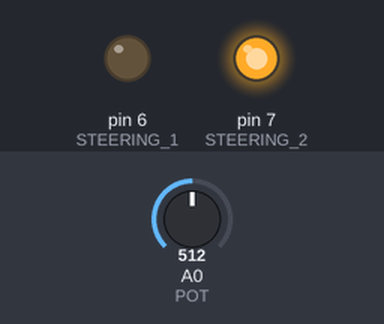
Recording of a sketch running on a simulated Arduino Uno, built with avr-gcc and run on an emulated ATmega328P. Shown: output pins drawn as LEDs (lit = HIGH). The test bench sets the inputs (shaded band); at power-on: A0 (POT) = 512.

Above: at 1.2 s.
1.3 s: A0 (POT) set to 531
At 1.8 s:
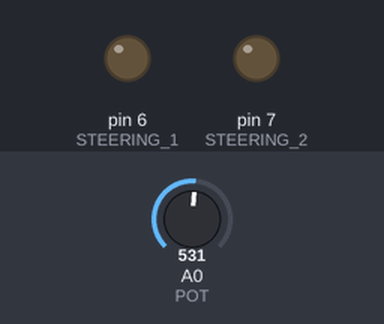
2.8 s: A0 (POT) set to 716
At 4.1 s:
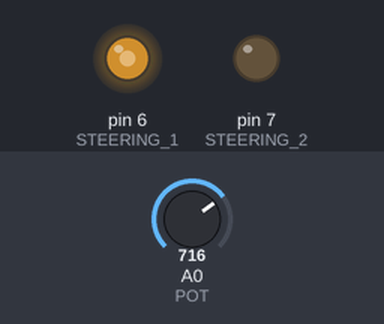
Timing chart, 0 to 5.8 s (numbered marks = the images above; inputs shaded):
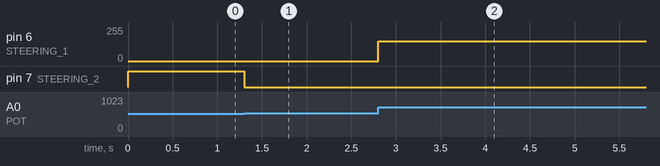

Measured:
- the behaviour switches between 530 and 531 on A0 (POT) (found by bisection; images 0 and 1)
- after the input at 1.3 s, pin 7 (STEERING_2): HIGH → LOW at once
- after the input at 2.8 s, pin 6 (STEERING_1): 0/255 → 150/255 at once

The sketch:

CheckSteering.ino
```cpp
// angle 수정하여 조향 조절
const int STEERING_1 = 6;
const int STEERING_2 = 7;
const int POT = A0;

// 가변저항 값 범위
const int resistance_most_left = 620;
const int resistance_most_right = 450;

// 조향 최대 단계 수 (한 쪽 기준)
const int MAX_STEERING_STEP = 10;

// 조향 속도 상수
const int STEERING_SPEED = 150;

// 제어 상태 변수 -- angle에 -10 ~ 10 입력해서 업로드
int angle = 0, resistance = 0, mapped_resistance = 0;

// 함수 선언
void steerRight();
void steerLeft();

void setup() {
  // 핀 모드 설정
    pinMode(POT, INPUT);
    pinMode(STEERING_1, OUTPUT);
    pinMode(STEERING_2, OUTPUT);
}

void loop() {
// 포텐셔미터 값을 읽어 조향 계산
  resistance = analogRead(POT);
  mapped_resistance = map(resistance, resistance_most_left, resistance_most_right, -MAX_STEERING_STEP, MAX_STEERING_STEP + 1);

  // 조향 상태에 따라 동작 제어
  if (mapped_resistance == angle) {
      maintainSteering();
  } else if (mapped_resistance > angle) {
      steerLeft();
  } else {
      steerRight();
  }

}

// 조향 제어 함수
void steerRight() {
    analogWrite(STEERING_1, STEERING_SPEED);
    analogWrite(STEERING_2, LOW);
}

void steerLeft() {
    analogWrite(STEERING_1, LOW);
    analogWrite(STEERING_2, STEERING_SPEED);
}

void maintainSteering() {
    analogWrite(STEERING_1, LOW);
    analogWrite(STEERING_2, LOW);
}
```
